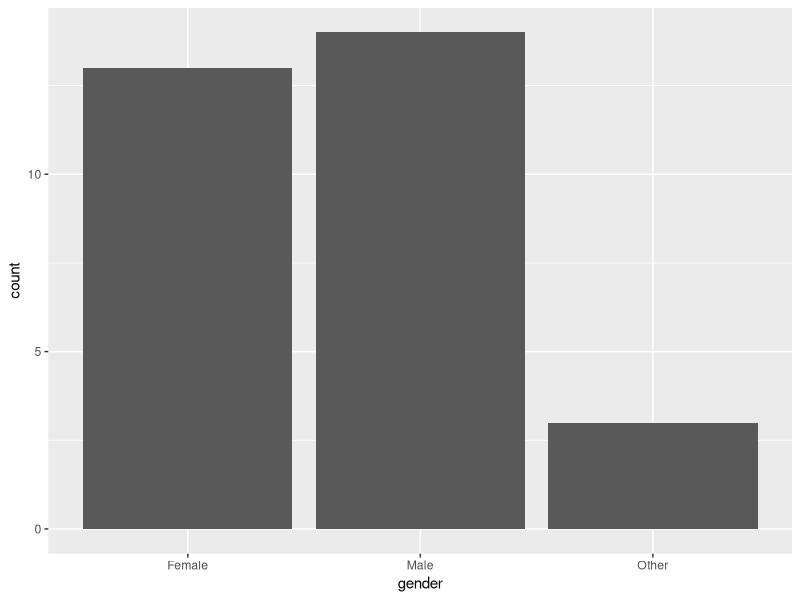
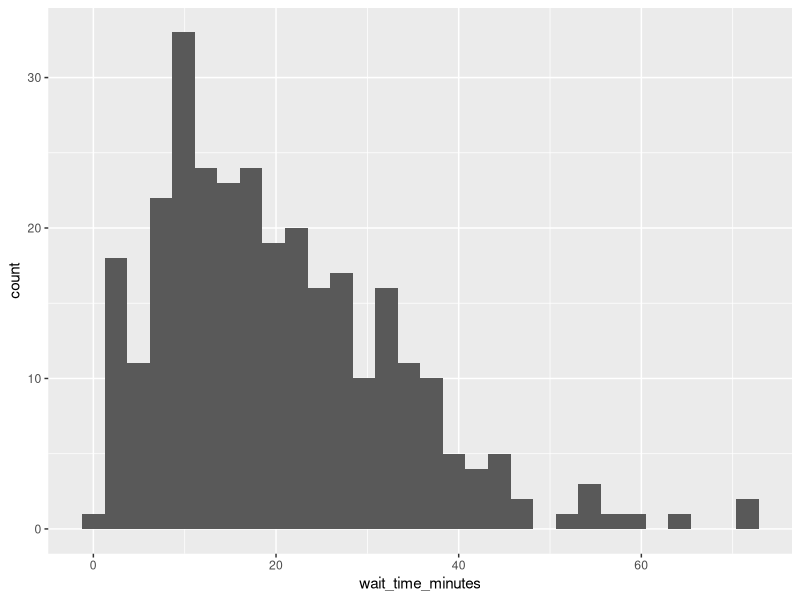
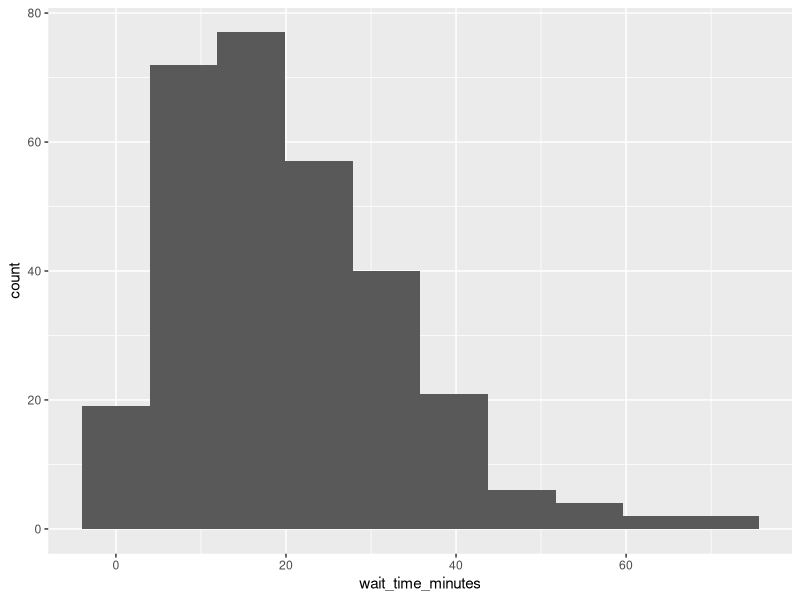
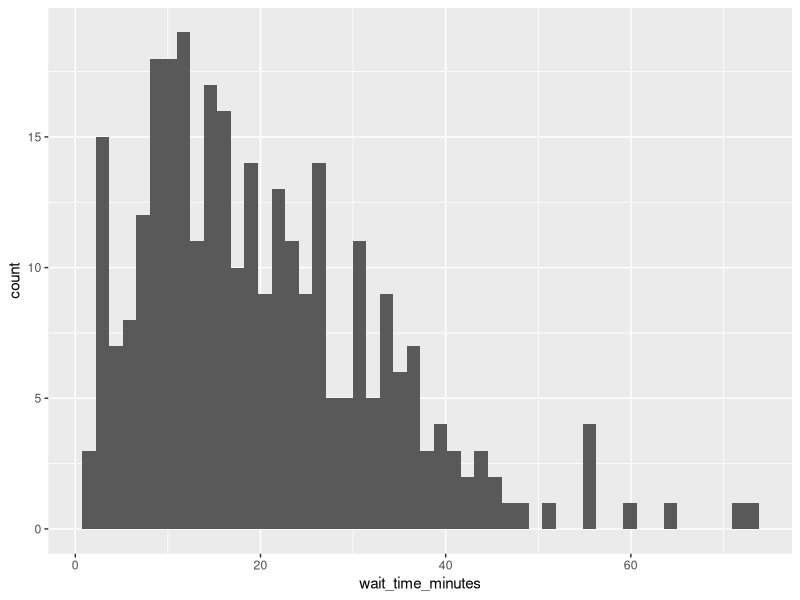
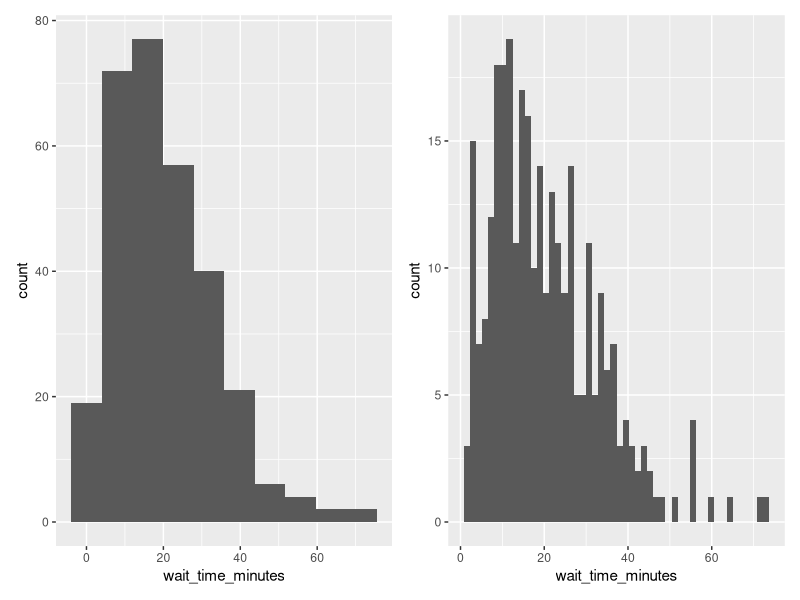
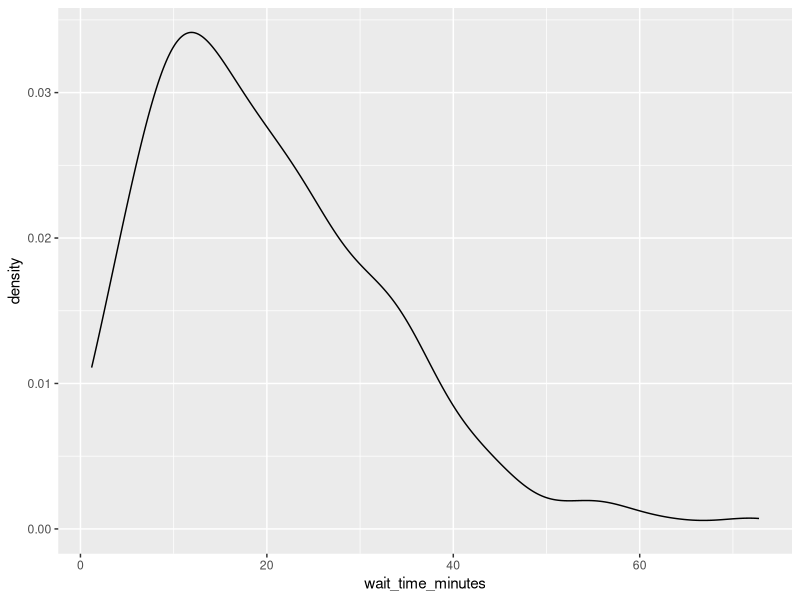

These charts were generated, in order, by the following R code:
# CRIM 1200
# Distributions: R Exercises
# Name:
# Date:

# ------------------------------------------------------------
# INSTRUCTIONS
# ------------------------------------------------------------

# Complete each exercise in this R script. 
#
# Each question is worth 2 points.
#
# For questions that ask you to WRITE an answer, type your answer as a comment.
# In R, a comment begins with # and R will not try to run it as code.
#
# Example:
# Question: What type of variable is price?
# Answer: Quantitative, continuous.
#
# For questions that ask you to WRITE R CODE, type the code directly below
# the question.
#
# Before submitting:
# 1. Run your entire script from top to bottom.
# 2. Make sure the code runs without errors.
# 3. Save the file with your new edits.
# 4. Submit the .R file on Canvas.



# ------------------------------------------------------------
# 1. LOAD PACKAGES
# ------------------------------------------------------------

library(tidyverse)



# ------------------------------------------------------------
# 2. WORKING WITH MORE THAN ONE DATASET
# ------------------------------------------------------------

# You can have more than one dataset loaded in R at the same time.
# Each dataset needs its own OBJECT NAME.

# IMPORTANT:
# If you do this:
#
# dat <- read_csv("dataset1.csv")
# dat <- read_csv("dataset2.csv")
#
# the second line REPLACES the first object called dat.
# After the second line runs, dat refers only to dataset2.
#
# So when you are working with multiple datasets, give them meaningful,
# different names.


# ------------------------------------------------------------
# 3. LOAD THE DATA
# ------------------------------------------------------------

# Load the pretrial detention dataset (call it pretrial).
# Change the working directory first if necessary.

setwd("/Users/mariacuellar/Github/crim_data_analysis/data/")
pretrial <- read_csv("pretrial_detention_teaching_data.csv")


# Load the court cases dataset (call it court_cases).
# We give it a different object name so that BOTH datasets remain available.

court_cases <- read_csv("court_cases_teaching_data.csv")


# Print the first dataset, pretrial.

# YOUR CODE:
pretrial



# Print the second dataset, court_cases.

# YOUR CODE:
court_cases



# How many rows and columns are in pretrial?

# YOUR CODE:
dim(pretrial)

# Answer: 30 rows, 7 columns



# How many rows and columns are in court_cases?

# YOUR CODE:
dim(court_cases)

# Answer: 300 rows, 6 columns



# ------------------------------------------------------------
# 4. REVIEW: CATEGORICAL VARIABLES
# ------------------------------------------------------------


# Using pretrial, count the number of observations in each gender category.

# YOUR CODE: 
pretrial %>% 
  count(gender)



# Using pretrial, calculate the proportion of observations in each
# gender category.

# YOUR CODE:
pretrial %>% 
  count(gender) %>% 
  mutate(proportion = n / sum(n))



# Using pretrial, make a bar plot of gender.

# YOUR CODE:
pretrial %>% 
  ggplot(aes(x = gender)) + 
  geom_bar()



# In words, describe the distribution of gender.

# Answer: There are more male than female observations, and a few Other.



# ------------------------------------------------------------
# 5. QUANTITATIVE VARIABLES: HISTOGRAMS
# ------------------------------------------------------------

# We will use court_cases for the next exercises.


# Look at the variable wait_time_minutes.
# What statistical type of variable is it?

# YOUR CODE:
court_cases$wait_time_minutes

# Answer:
# It is a quantitative continuous variable.



# Make a histogram of wait_time_minutes using ggplot().
# Start with the default bins.

# YOUR CODE:
court_cases %>% 
  ggplot(aes(x = wait_time_minutes)) + 
  geom_histogram()



# Make the histogram again, but set bins = 10.

# YOUR CODE:
court_cases %>% 
  ggplot(aes(x = wait_time_minutes)) + 
  geom_histogram(bins = 10)

p_10bins <- court_cases %>% 
  ggplot(aes(x = wait_time_minutes)) + 
  geom_histogram(bins = 10)



# Make the histogram again, but set bins = 50.

# YOUR CODE:
court_cases %>% 
  ggplot(aes(x = wait_time_minutes)) + 
  geom_histogram(bins = 50)

p_50bins <- court_cases %>% 
  ggplot(aes(x = wait_time_minutes)) + 
  geom_histogram(bins = 50)


# Display the two histograms side by side.

#install.packages("patchwork")
library(patchwork)

p_10bins + p_50bins



# How does changing the number of bins change the appearance of the histogram?
# Does the underlying dataset change?

# Answer: The histogram shows the same data, but it looks a little different
# with more or fewer bins. We can see how the higher values are distributed
# across just a few different numbers, and there are many gaps there. We can
# also see that there's a bit of a gap left of the mode in the 50-bin
# histogram that we don't see in the 10-bin histogram. The underlying dataset
# does not change.



# ------------------------------------------------------------
# 6. DENSITY PLOTS
# ------------------------------------------------------------


# Make a density plot of wait_time_minutes.

# YOUR CODE:
court_cases %>% 
  ggplot(aes(x = wait_time_minutes)) +
  geom_density()



# What does a density plot show?
# What does the total area under the density curve equal?

# Answer: A density plot shows the shape of the distribution of a quantitative
# variable. Higher density means observations are more concentrated around
# those values. The total area under the curve equals 1.



# ------------------------------------------------------------
# 7. DESCRIBING THE SHAPE
# ------------------------------------------------------------

# Look at your histogram or density plot of wait_time_minutes.
# Describe its shape.
#
# Consider:
# - Is it unimodal, bimodal, multimodal, or roughly uniform?
# - Is it symmetric, right-skewed, or left-skewed?
# - Are there any unusual observations?

# Answer: It looks unimodal, right-skewed, and doesn't seem to have any unusual
# observations. Because it's a wait time, there can be no negative numbers,
# so we'd expect the distribution to be skewed.



# ------------------------------------------------------------
# 8. CENTER
# ------------------------------------------------------------

# Calculate the median of wait_time_minutes.

# YOUR CODE:
court_cases %>% 
  summarize(median = median(wait_time_minutes))



# Calculate the mean of wait_time_minutes.

# YOUR CODE:
court_cases %>% 
  summarize(mean = mean(wait_time_minutes))



# Compare the mean and median.
# Based on the shape of the distribution, does the difference make sense?
# Explain briefly.

# Answer: The median is lower than the mean. This is because the distribution
# is right-skewed. The difference does make sense. It is not extremely skewed,
# meaning that there are not a large number of observations in the right tail.



# ------------------------------------------------------------
# 9. SPREAD
# ------------------------------------------------------------


# Calculate the minimum and maximum wait_time_minutes.

# YOUR CODE:
court_cases %>% 
  summarize(
    min = min(wait_time_minutes), 
    max = max(wait_time_minutes)
  )



# Calculate the range of wait_time_minutes.

# YOUR CODE:
court_cases %>% 
  summarize(range = max(wait_time_minutes) - min(wait_time_minutes))



# Calculate Q1, the median, and Q3 for wait_time_minutes.

# YOUR CODE:
summary(court_cases$wait_time_minutes)



# Calculate the interquartile range (IQR) of wait_time_minutes.

# YOUR CODE:
court_cases %>% 
  summarize(IQR = IQR(wait_time_minutes))

# Answer: The interquartile range is 17.3 minutes.



# Calculate the standard deviation of wait_time_minutes.

# YOUR CODE: 
court_cases %>% 
  summarize(sd = sd(wait_time_minutes))

# Answer: The standard deviation is 12.9 minutes. It is lower than the IQR,
# as expected.



# ------------------------------------------------------------
# 10. CHOOSING SUMMARY STATISTICS
# ------------------------------------------------------------

# Based on the shape of the wait_time_minutes distribution, which pair is more
# appropriate for describing center and spread?
#
# A. Mean and standard deviation
# B. Median and IQR
#
# Answer: B.
#
# Explain why: The distribution is asymmetric, and the mean is sensitive to
# the long right tail, so the median and IQR better describe the center and
# spread of this distribution.
